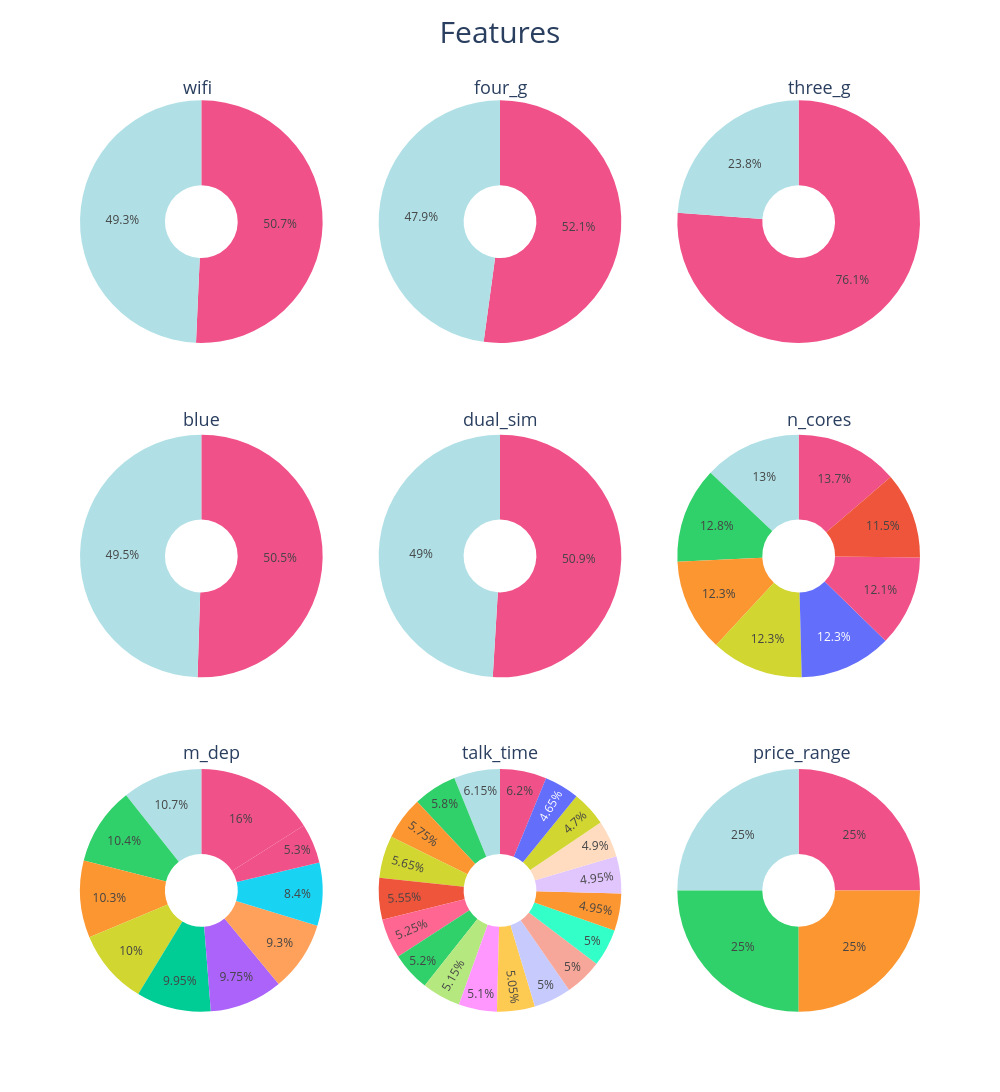

Notebook code for this chart:
### Code cell
from plotly.offline import init_notebook_mode
init_notebook_mode(connected=True)
# Create subplots with 2 rows and 3 columns
fig = make_subplots(rows=3, cols=3, specs=[[{'type': 'domain'}, {'type': 'domain'}, {'type': 'domain'}],
                                           [{'type': 'domain'}, {'type': 'domain'}, {'type': 'domain'}],
                                           [{'type': 'domain'}, {'type': 'domain'}, {'type': 'domain'}]])

annotations = []
x_coordinates = [0.12, 0.5, 0.92] # change the x-coordinate for each row
y_coordinates = [1.03, 0.65, 0.27] # change the y-coordinate for each row
colors = ['#F15189', '#B0E0E6', '#30D06A', '#FC9631', '#D1D630']
features = ['wifi', 'four_g', 'three_g', 'blue', 'dual_sim', 'n_cores', 'm_dep', 'talk_time', 'price_range']
# Add pie charts to each subplot
for i in range(len(features)):
    fig.add_trace(go.Pie(labels=df[features[i]].value_counts().index.tolist(), values=np.asarray(df[features[i]].value_counts()), hole=.3, marker=dict(colors=colors), name=features[i]), row=(i//3)+1, col=(i%3)+1)
    annotations.append(dict(text=f'{features[i]}',
                            x=x_coordinates[i%3],
                            y=y_coordinates[i//3],
                            font=dict(size=18),
                            showarrow=False))
        
# Update layout
fig.update_layout(height=1200, width=1000, title={'text': "Features", 'font': {'size': 30}, 'x': 0.5, 'y':0.98}, annotations=annotations)
fig.update_layout(showlegend=False)
# Show figure
fig.show()

### Figure 1 — Plotly figure (JSON) as saved in the notebook; plotly's stock layout.template omitted (floating-point values rounded to 4 significant figures)
{"data": [{"domain": {"x": [0, 0.2889], "y": [0.7333, 1]}, "hole": 0.3, "labels": [1, 0], "marker": {"colors": ["#F15189", "#B0E0E6", "#30D06A", "#FC9631", "#D1D630"]}, "name": "wifi", "type": "pie", "values": [1014, 986]}, {"domain": {"x": [0.3556, 0.6444], "y": [0.7333, 1]}, "hole": 0.3, "labels": [1, 0], "marker": {"colors": ["#F15189", "#B0E0E6", "#30D06A", "#FC9631", "#D1D630"]}, "name": "four_g", "type": "pie", "values": [1043, 957]}, {"domain": {"x": [0.7111, 1], "y": [0.7333, 1]}, "hole": 0.3, "labels": [1, 0], "marker": {"colors": ["#F15189", "#B0E0E6", "#30D06A", "#FC9631", "#D1D630"]}, "name": "three_g", "type": "pie", "values": [1523, 477]}, {"domain": {"x": [0, 0.2889], "y": [0.3667, 0.6333]}, "hole": 0.3, "labels": [0, 1], "marker": {"colors": ["#F15189", "#B0E0E6", "#30D06A", "#FC9631", "#D1D630"]}, "name": "blue", "type": "pie", "values": [1010, 990]}, {"domain": {"x": [0.3556, 0.6444], "y": [0.3667, 0.6333]}, "hole": 0.3, "labels": [1, 0], "marker": {"colors": ["#F15189", "#B0E0E6", "#30D06A", "#FC9631", "#D1D630"]}, "name": "dual_sim", "type": "pie", "values": [1019, 981]}, {"domain": {"x": [0.7111, 1], "y": [0.3667, 0.6333]}, "hole": 0.3, "labels": [4, 7, 8, 2, 3, 5, 1, 6], "marker": {"colors": ["#F15189", "#B0E0E6", "#30D06A", "#FC9631", "#D1D630"]}, "name": "n_cores", "type": "pie", "values": [274, 259, 256, 247, 246, 246, 242, 230]}, {"domain": {"x": [0, 0.2889], "y": [0, 0.2667]}, "hole": 0.3, "labels": [0.1, 0.2, 0.8, 0.5, 0.7, 0.3, 0.9, 0.6, 0.4, 1], "marker": {"colors": ["#F15189", "#B0E0E6", "#30D06A", "#FC9631", "#D1D630"]}, "name": "m_dep", "type": "pie", "values": [320, 213, 208, 205, 200, 199, 195, 186, 168, 106]}, {"domain": {"x": [0.3556, 0.6444], "y": [0, 0.2667]}, "hole": 0.3, "labels": [7, 4, 16, 15, 19, 6, 10, 8, 11, 20, 14, 13, 18, 9, 2, 12, 17, 3, 5], "marker": {"colors": ["#F15189", "#B0E0E6", "#30D06A", "#FC9631", "#D1D630"]}, "name": "talk_time", "type": "pie", "values": [124, 123, 116, 115, 113, 111, 105, 104, 103, 102, 101, 100, 100, 100, 99, 99, 98, 94, 93]}, {"domain": {"x": [0.7111, 1], "y": [0, 0.2667]}, "hole": 0.3, "labels": [1, 2, 3, 0], "marker": {"colors": ["#F15189", "#B0E0E6", "#30D06A", "#FC9631", "#D1D630"]}, "name": "price_range", "type": "pie", "values": [500, 500, 500, 500]}], "layout": {"annotations": [{"font": {"size": 18}, "showarrow": false, "text": "wifi", "x": 0.12, "y": 1.03}, {"font": {"size": 18}, "showarrow": false, "text": "four_g", "x": 0.5, "y": 1.03}, {"font": {"size": 18}, "showarrow": false, "text": "three_g", "x": 0.92, "y": 1.03}, {"font": {"size": 18}, "showarrow": false, "text": "blue", "x": 0.12, "y": 0.65}, {"font": {"size": 18}, "showarrow": false, "text": "dual_sim", "x": 0.5, "y": 0.65}, {"font": {"size": 18}, "showarrow": false, "text": "n_cores", "x": 0.92, "y": 0.65}, {"font": {"size": 18}, "showarrow": false, "text": "m_dep", "x": 0.12, "y": 0.27}, {"font": {"size": 18}, "showarrow": false, "text": "talk_time", "x": 0.5, "y": 0.27}, {"font": {"size": 18}, "showarrow": false, "text": "price_range", "x": 0.92, "y": 0.27}], "height": 1200, "showlegend": false, "title": {"font": {"size": 30}, "text": "Features", "x": 0.5, "y": 0.98}, "width": 1000}}
